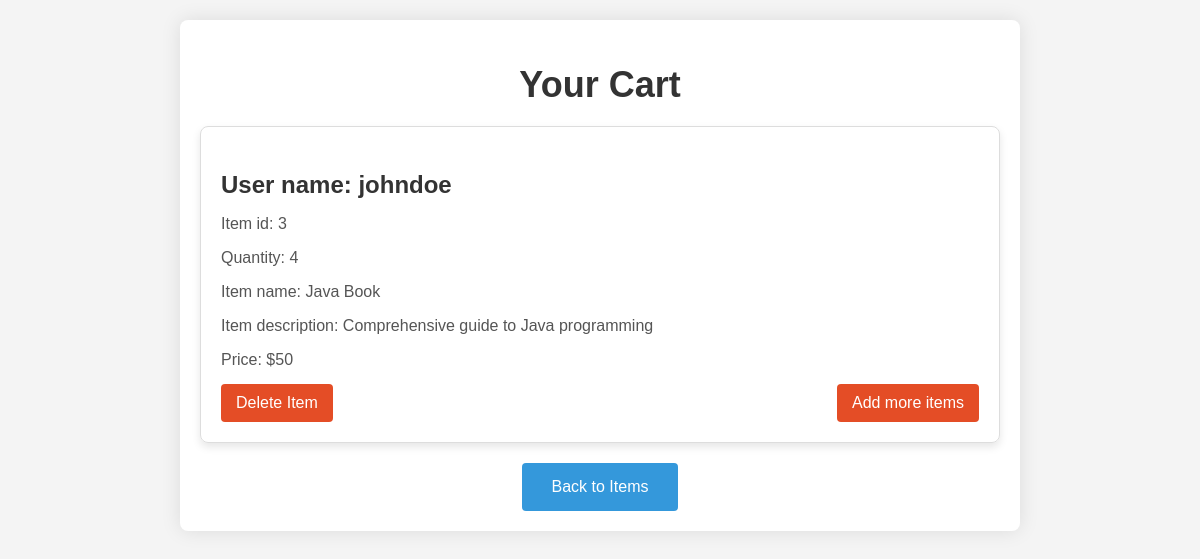
Page /shop/cart/ (signed in) on the committed database.
### tables this page shows
CREATE TABLE "Cart"
(
    user_login TEXT    not null
        constraint user_login
            references User,
    item_id    integer not null
        constraint item_id
            references Item,
    quantity   integer
);

CREATE TABLE "Item"
(
    id          integer
        constraint id
            primary key,
    name        TEXT    not null,
    description TEXT    not null,
    price       integer not null,
    status      INTEGER not null
        constraint satus
            references Items_stat (item_stat),
    category    TEXT    not null
        constraint category
            references Categoty
);

### urls/cart_route.py (the view)
@cart_blueprint.route('/shop/cart/', methods=['GET'])
def get_cart_info():
    login = session.get('login')
    current_user = load_from_db('*', 'User', {'login': login})[0][0]
    cart_id = load_from_db('user_login', 'Cart', {'user_login': current_user})
    cart = read_multiply_data_from_db('*', ['Cart', 'Item'], [('Cart.item_id = Item.id',)],
                                      {'user_login': current_user})
    return render_template('cart_page.html', cart_id=cart_id, current_user=current_user, cart=cart)

### connect_db.py (called while the page is built)
    def __enter__(self):
        self.my_db = sqlite3.connect('identifier.sqlite')
        self.row_factory = self.dict_factory
        self.cursor = self.my_db.cursor()
        return self.cursor

    def __exit__(self, exc_type, exc_val, exc_tb):
        if self.my_db:
            if exc_type is None:
                self.my_db.commit()
            self.my_db.close()

### db_requests.py (called while the page is built)
def load_from_db(selected_cl: str, table: str, linked_column=None):
    with Connect_DB() as cursor:
        cursor_string = f'SELECT {selected_cl} FROM "{table}"'
        if linked_column:
            cursor_string += ' WHERE '
            condition = []
            vals = []
            for key, val in linked_column.items():
                condition.append(f'{key} = ?')
                vals.append(val)
            cursor_string += ' AND '.join(condition)
            print(cursor_string, vals)
            cursor.execute(cursor_string, vals)
        else:
            print(cursor_string)
            cursor.execute(cursor_string)
        return cursor.fetchall()

### templates/cart_page.html (shortened to what this page needs)
<!DOCTYPE html>
<html lang="en">
<head>
    <link rel="stylesheet" type="text/css" href="{{ url_for('static', filename='styles.css') }}">
</head>
<body>
<div class="items-container">
    <h1>Your Cart</h1>
    {% if current_user and cart %}
        {% for item in cart %}
            <div class="item">
                <h3>User name: {{ item[0] }}</h3>
                <p>Item id: {{ item[1] }}</p>
                <p>Quantity: {{ item[2] }}</p>
                <p>Item name: {{ item[4] }}</p>
                <p>Item description: {{ item[5] }}</p>
                <p>Price: ${{ item[6] }}</p>
                <div class="item-buttons">
                    <form method="POST" action="/shop/cart/delete">
                        <button class="delete-button">Delete Item</button>
                    </form>
                    <form method="POST" action="/shop/cart/">
                        <button class="add-button">Add more items</button>
                    </form>
                </div>
            </div>
        {% endfor %}
    {% else %}
        <h3>Your cart is empty</h3>
    {% endif %}
    <div class="login-logout">
        <button class="back-button" onclick="navigateToItems()">Back to Items</button>
    </div>
</div>
</body>
</html>

### static/styles.css (style rules this page uses)
body { font-family: 'Arial', sans-serif; background-color: #f4f4f4; margin: 0; padding: 0; }
button { background-color: #4CAF50; color: white; padding: 10px 20px; border: none; border-radius: 5px; cursor: pointer; font-size: 16px; }
.items-container { max-width: 800px; margin: 20px auto; padding: 20px; background-color: #fff; border-radius: 8px; box-shadow: 0 0 20px rgba(0, 0, 0, 0.1); }
h1 { text-align: center; font-size: 36px; color: #333; margin-bottom: 20px; }
.item { border: 1px solid #ddd; border-radius: 8px; box-shadow: 0 4px 8px rgba(0, 0, 0, 0.1); padding: 20px; margin-bottom: 20px; transition: transform 0.3s ease; }
.item h3 { font-size: 24px; margin-bottom: 10px; color: #333; }
.item p { font-size: 16px; color: #555; margin-bottom: 15px; }
.login-logout { text-align: center; margin-top: 20px; }
h1 { font-size: 28px; color: #333; margin-bottom: 10px; }
p { font-size: 16px; color: #555; margin-bottom: 10px; }
body { font-family: Arial, sans-serif; margin: 20px; }
.item-buttons { display: flex; justify-content: space-between; }
.delete-button, .add-button { background-color: #e44d26; color: #fff; cursor: pointer; padding: 10px 15px; border: none; border-radius: 4px; transition: background-color 0.3s ease; }
.back-button { background-color: #3498db; color: #fff; cursor: pointer; padding: 15px 30px; border: none; border-radius: 4px; transition: background-color 0.3s ease; }

### rows in the picture
Cart: user_login "johndoe", item "3", quantity "4", name "Java Book", description "Comprehensive guide to Java programming", price "50"
